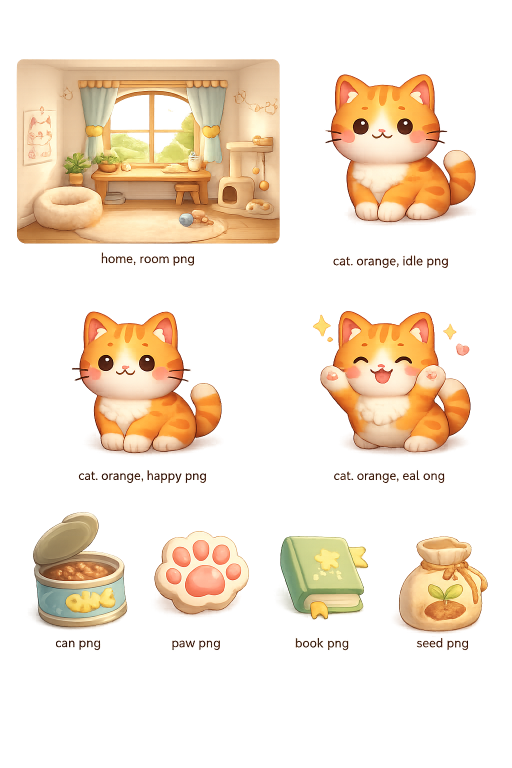
#> input picture docs/reference-assets.png, 1024 x 1536 px (shown at 1/2 size)
$ python slice_reference_assets.py
#> lines starting #> are read from the running program, lines starting #| are printed output that depends on the picture
"""
Temporary slicer for the Cocos home-page preview assets.

Requires Pillow:
    pip install pillow

The source image is a labelled reference sheet, not production art. Crops are
rectangular and intentionally avoid complex background removal.
"""

from pathlib import Path
from PIL import Image, ImageOps


ROOT = Path(__file__).resolve().parents[1]
SOURCE = ROOT / "docs" / "reference-assets.png"
BASE_WIDTH = 1024
BASE_HEIGHT = 1536


ASSETS = {
    "assets/textures/bg/home_room.png": (40, 110, 540, 310),
    "assets/textures/cats/cat_orange_idle.png": (625, 90, 330, 360),
    "assets/textures/cats/cat_orange_happy.png": (95, 535, 360, 330),
    "assets/textures/cats/cat_orange_eat.png": (625, 530, 350, 340),
    "assets/textures/icons/can.png": (70, 1015, 220, 210),
    "assets/textures/icons/paw.png": (335, 1025, 190, 190),
    "assets/textures/icons/book.png": (545, 1010, 210, 210),
    "assets/textures/icons/seed.png": (795, 1010, 190, 220),
}


def scaled_box(box, image_width, image_height):
    x, y, w, h = box
    sx = image_width / BASE_WIDTH
    sy = image_height / BASE_HEIGHT
    left = round(x * sx)
    top = round(y * sy)
    right = round((x + w) * sx)
    bottom = round((y + h) * sy)
    return (
        max(0, left),
        max(0, top),
        min(image_width, right),
        min(image_height, bottom),
    )


def main():
    if not SOURCE.exists():
        raise FileNotFoundError(
            f"Missing {SOURCE}. Rename/copy the uploaded reference sheet to docs/reference-assets.png."
        )

    image = Image.open(SOURCE).convert("RGBA")
#> image is the input picture: PIL image 1024x1536 RGBA; mean R, G, B, A 187, 139.9, 89.5, 76.2
    image_width, image_height = image.size
#> image_width = 1024; image_height = 1536
    pad = max(4, round(8 * min(image_width / BASE_WIDTH, image_height / BASE_HEIGHT)))
#> pad = 8

    print(f"Source: {SOURCE}")
    print(f"Source size: {image_width}x{image_height}")
#| Source size: 1024x1536

    for relative_path, base_box in ASSETS.items():
        output_path = ROOT / relative_path
        output_path.parent.mkdir(parents=True, exist_ok=True)

        crop = image.crop(scaled_box(base_box, image_width, image_height))
        crop = ImageOps.expand(crop, border=pad, fill=(0, 0, 0, 0))
        crop.save(output_path, "PNG")

        print(f"{output_path}  {crop.size[0]}x{crop.size[1]}")
#> this loop made 8 passes
#> pass 1, in main, `crop = image.crop(scaled_box(base_box, image_width, image_height))`:
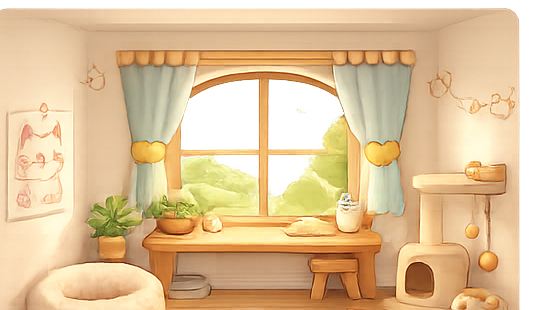
#> crop: PIL image 540x310 RGBA; mean R, G, B, A 222.3, 187.5, 138.1, 220.6; transparent parts drawn white
#> pass 1, in main, `crop = ImageOps.expand(crop, border=pad, fill=(0, 0, 0, 0))`:
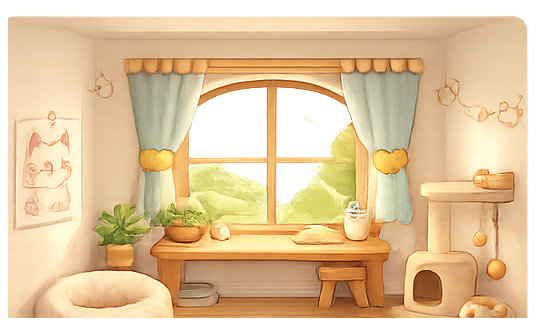
#> crop: PIL image 556x326 RGBA; mean R, G, B, A 205.3, 173.1, 127.5, 203.7; transparent parts drawn white
#> pass 2, in main, `crop = image.crop(scaled_box(base_box, image_width, image_height))`:
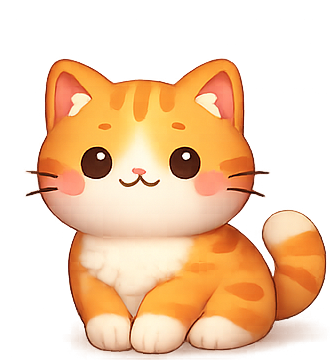
#> crop: PIL image 330x360 RGBA; mean R, G, B, A 216.8, 147.7, 87.7, 129.5; transparent parts drawn white
#> pass 2, in main, `crop = ImageOps.expand(crop, border=pad, fill=(0, 0, 0, 0))`:
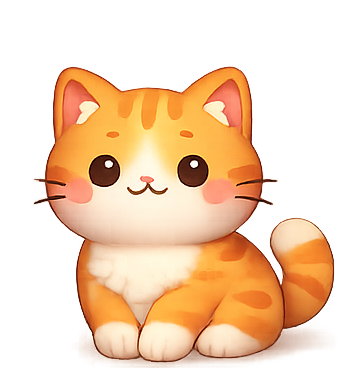
#> crop: PIL image 346x376 RGBA; mean R, G, B, A 197.9, 134.9, 80.1, 118.3; transparent parts drawn white
#> after the loop:
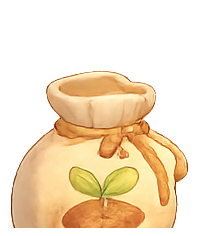
#> crop: PIL image 206x236 RGBA; mean R, G, B, A 196, 155, 101.6, 109; transparent parts drawn white


if __name__ == "__main__":
    main()

$ run again, with cat-walk-check-moving.png copied over docs/reference-assets.png
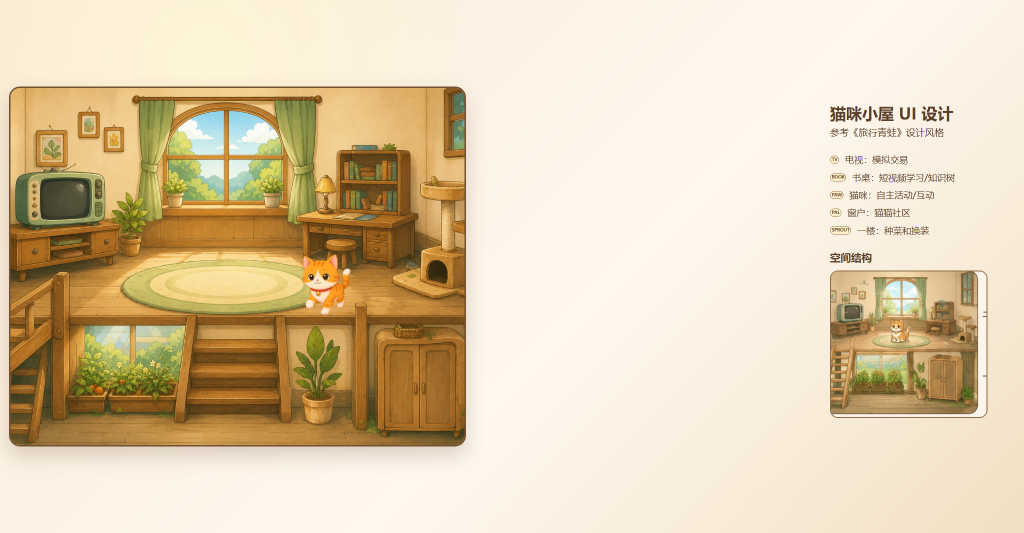
#> input picture cat-walk-check-moving.png, 2048 x 1065 px (shown at 1/2 size)
#| Source size: 2048x1065
#> the loop in main, `for relative_path, base_box in ASSETS.items():` made 8 passes
#> pass 1, in main, `crop = ImageOps.expand(crop, border=pad, fill=(0, 0, 0, 0))`:
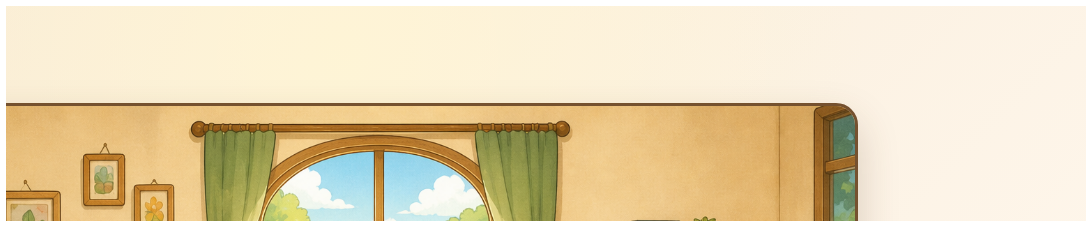
#> crop: PIL image 1092x227 RGBA; mean R, G, B, A 215.2, 198.9, 164.4, 238.9; transparent parts drawn white
#> after the loop in main, `for relative_path, base_box in ASSETS.items():`:
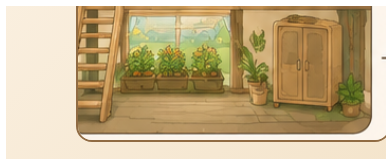
#> crop: PIL image 392x165 RGBA; mean R, G, B, A 171.7, 152.4, 115, 229.2; transparent parts drawn white
